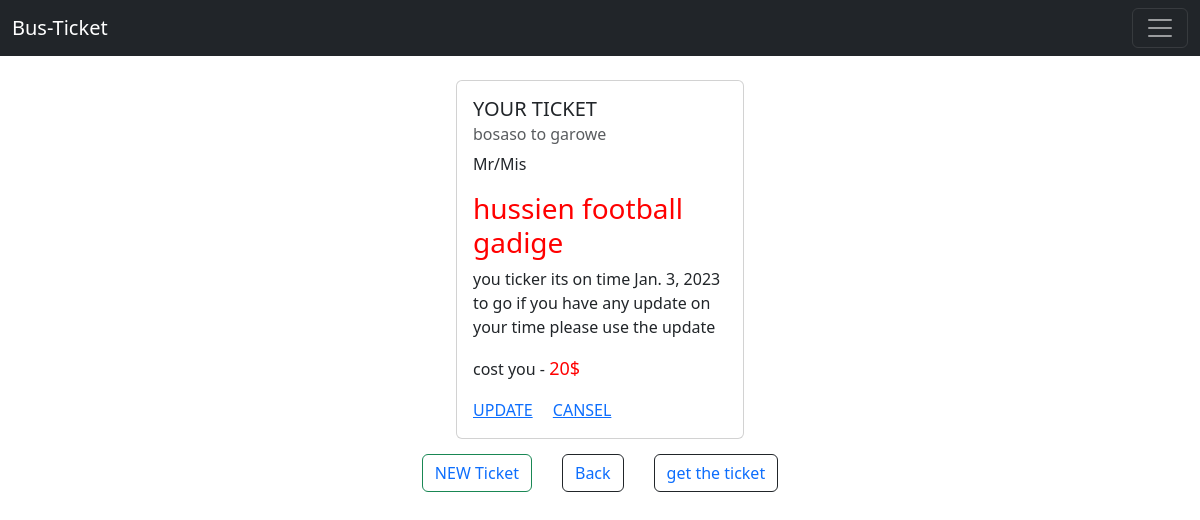
/costumer_detail/6/, run on the app's committed database.
### core/models.py (models this page shows, shortened)
class TicketModel(models.Model):
    CITY = {
        ('bosaso to qardho', 'btq'),
        ('bosaso to garowe', 'btg'),
        ('bosaso to galkacyo', 'btgl'),
        ('bosaso to lascano', 'btl'),
        ('non', 'non')
    }
    name = models.CharField(max_length=50, null=True, blank=True)
    email = models.EmailField()
    phone = models.IntegerField()
    to = models.CharField('toto', max_length=255, choices=CITY, default='non')
    date = models.DateField(auto_now_add=True)
    go_date = models.DateField()
    cost = models.CharField(max_length=255)

### core/views.py (the view)
# urls.py: path('costumer_detail/<int:id>/',views.costumer_detail,name='costumer_detail'),
def costumer_detail(request, id):
    costumer = TicketModel.objects.get(pk = id)
    return render(request,'core/costumer_detail.html',{'costumer':costumer})

### core/templates/core/costumer_detail.html (shortened to what this page needs)
{% extends 'core/home.html' %}
{% block content %}
  <div id="vu"  class="container">
      <br>
      <br>
      <div class="card" style="width: 18rem;">
          <div class="card-body">
            <h5 class="card-title">YOUR TICKET </h5>
            <h6 class="card-subtitle mb-2 text-muted">{{costumer.to}}</h6>
            <p class="card-text">Mr/Mis<h3> <span style="color: red;"> {{costumer.name}}</span></h3> you ticker its on time {{costumer.date}} to go if you have any update on your time please use the update  </p>
            <p class="card-text">cost you - <span style="color:red; font-size:large; " >{{costumer.cost}}$</span> </p>
            <a href="{% url 'update' costumer.id %}" class="card-link">UPDATE</a>
            <a href="{% url 'delete' costumer.id %}" class="card-link">CANSEL</a>
          </div>
        </div>
        <br>
        <br>
      </div>
      <div id="but">
        <button class="btn btn-outline-success" ><a style="text-decoration: none;" href="{% url 'add_ticket' %}">NEW Ticket</a></button><br><br>
        <button class="btn btn-outline-dark" ><a style="text-decoration: none;" href="{% url 'home' %}">Back</a></button>
        <button class="btn btn-outline-dark" ><a style="text-decoration: none;" href="{% url 'doc' costumer.id %}">get the ticket</a></button>
        </div>
{% endblock content %}

### static/css/style.css (style rules this page uses)
:root { margin: 0%; padding: 0%; }

### core/templates/core/costumer_detail.html (style rules this page uses)
#vu { margin-top: 80px; display: flex; justify-content: center; align-content: center; }
#but { display: flex; justify-content: center; align-content: center; }
#but button { margin: 15px; }

### data on the page
TicketModel: to "bosaso to garowe", name "hussien football gadige", date "Jan. 3, 2023", cost "20"
